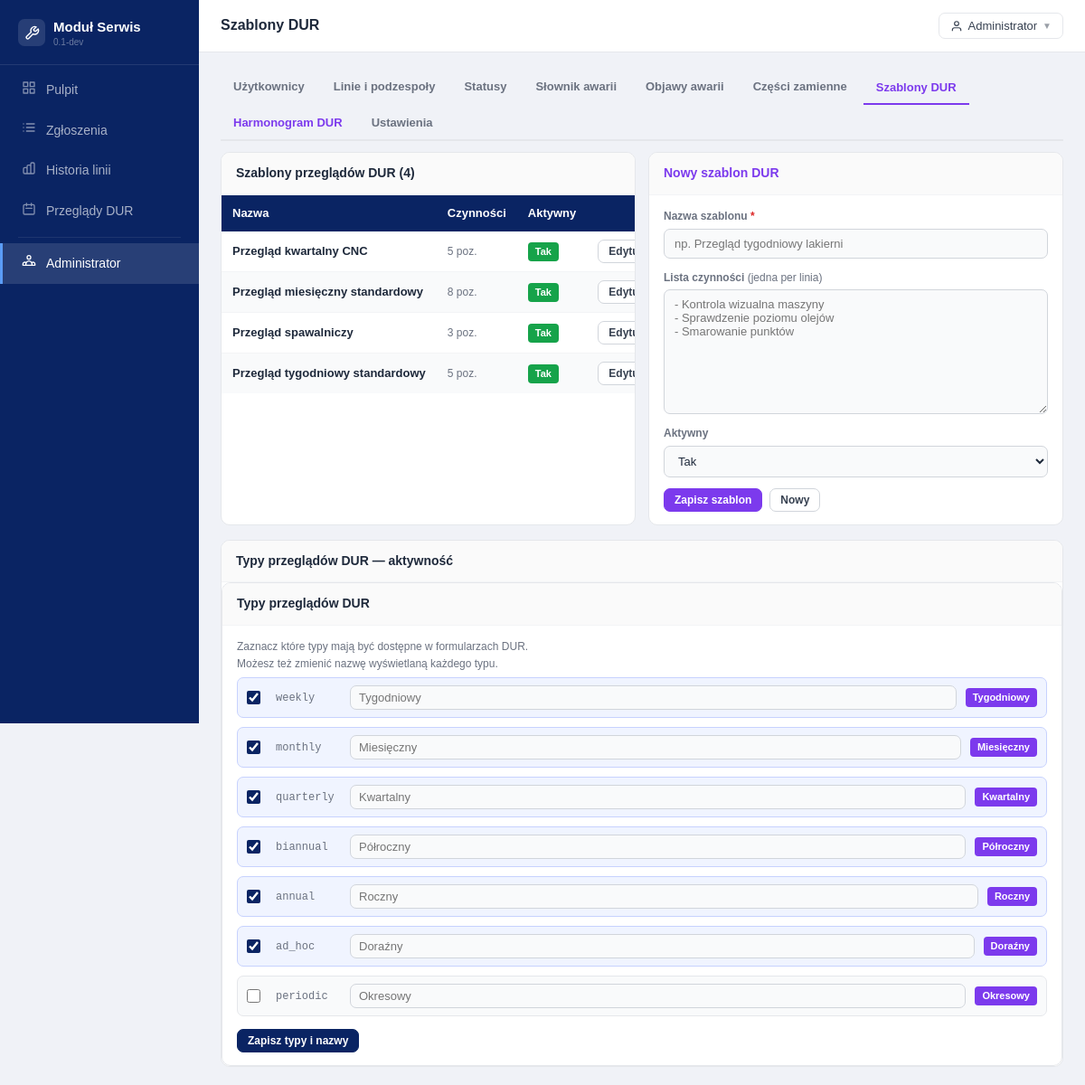
The page /index.php?route=admin_dur_tmpl (signed in) on the database its author committed.
### tables this page shows
CREATE TABLE IF NOT EXISTS `maintenance_templates` (
    `id` INT UNSIGNED NOT NULL AUTO_INCREMENT,
    `name` VARCHAR(150) NOT NULL,
    `review_type` ENUM(
        'weekly',
        'monthly',
        'quarterly',
        'biannual',
        'annual',
        'ad_hoc',
        'periodic'
    ) NOT NULL DEFAULT 'monthly',
    `description` TEXT NULL,
    `checklist` TEXT NULL,
    `is_active` TINYINT(1) NOT NULL DEFAULT 1,
    `created_by` INT UNSIGNED NULL,
    `created_at` DATETIME NOT NULL DEFAULT CURRENT_TIMESTAMP,
    `updated_at` DATETIME NOT NULL DEFAULT CURRENT_TIMESTAMP ON UPDATE CURRENT_TIMESTAMP,
    PRIMARY KEY (`id`),
    CONSTRAINT `fk_tmpl_created_by` FOREIGN KEY (`created_by`) REFERENCES `users` (`id`) ON DELETE SET NULL
);

### app/Controllers/AdminController.php (called while the page is built, shortened)
<?php
class AdminController
{
    public function durTemplates(): void
    {
        $templates   = (new MaintenanceModel())->getTemplates(false);
        $typeLabels = [];
        require BASE_PATH . '/templates/admin/dur_templates.php';
    }
}

### app/Core/Autoloader.php (called while the page is built, shortened)
<?php
class Autoloader
{
    private array $prefixes = [];
    public function addPrefix(string $prefix, string $baseDir, bool $prepend = false): void
    {
        $prefix = trim($prefix, '\\') . '\\';
        $baseDir = rtrim($baseDir, DIRECTORY_SEPARATOR) . DIRECTORY_SEPARATOR;
        if (!isset($this->prefixes[$prefix])) {
            $this->prefixes[$prefix] = [];
        }
        if ($prepend) {
            array_unshift($this->prefixes[$prefix], $baseDir);
        } else {
            $this->prefixes[$prefix][] = $baseDir;
        }
    }
    public function loadClass(string $class): string|false
    {
        foreach ($this->prefixes as $prefix => $baseDirs) {
            $relativeClass = substr($class, strlen($prefix));
            foreach ($baseDirs as $baseDir) {
                $file = $this->resolveFile($baseDir, $relativeClass);
                if ($file !== false) {
                    return $file;
                }
            }
        }
        return false;
    }
    private function resolveFile(string $baseDir, string $relativeClass): string|false
    {
        $file = $baseDir
            . str_replace('\\', DIRECTORY_SEPARATOR, $relativeClass)
            . '.php';
        if (is_file($file)) {
            return $file;
        }
        return false;
    }
}

### app/Helpers/Database.php (called while the page is built, shortened)
<?php
class Database
{
    private static ?\PDO $instance = null;
    public static function get(): \PDO
    {
        if (self::$instance === null) {
            $dsn = sprintf(
                'mysql:host=%s;dbname=%s;charset=%s',
                DB_HOST, DB_NAME, DB_CHARSET
            );
            self::$instance = new \PDO($dsn, DB_USER, DB_PASS, [
                \PDO::ATTR_ERRMODE            => \PDO::ERRMODE_EXCEPTION,
                \PDO::ATTR_DEFAULT_FETCH_MODE => \PDO::FETCH_ASSOC,
                \PDO::ATTR_EMULATE_PREPARES   => false,
            ]);
        }
        return self::$instance;
    }
}

### app/Models/MaintenanceModel.php (called while the page is built, shortened)
<?php
class MaintenanceModel extends BaseModel
{
    public function getTemplates(bool $activeOnly = true): array
    {
        $where = $activeOnly ? 'WHERE is_active = 1' : '';
        return $this->fetchAll("SELECT * FROM maintenance_templates $where ORDER BY name");
    }
}

### app/Models/BaseModel.php (called while the page is built, shortened)
<?php
abstract class BaseModel
{
    protected \PDO $db;
    public function __construct()
    {
        $this->db = Database::get();
    }
    protected function fetchAll(string $sql, array $params = []): array
    {
        $st = $this->db->prepare($sql);
        $st->execute($params);
        return $st->fetchAll();
    }
}

### templates/admin/dur_templates.php (the view, shortened to what this page needs)
<?php
require BASE_PATH . '/templates/shared/header.php';
$activeTypes = ['weekly', 'monthly', 'quarterly', 'biannual', 'annual', 'ad_hoc'];
$allTypes = [
  'weekly'    => 'Tygodniowy',
  'monthly'   => 'Miesięczny',
  'quarterly' => 'Kwartalny',
  'biannual'  => 'Półroczny',
  'annual'    => 'Roczny',
  'ad_hoc'    => 'Doraźny',
  'periodic'  => 'Okresowy',
];
$typeLabels = $typeLabels ?? [];
?>
<div class="atabs mb2">
  <a href="<?= BASE_URL ?>/index.php?route=admin_users" class="atab">Użytkownicy</a>
  <a href="<?= BASE_URL ?>/index.php?route=admin_lines" class="atab">Linie i podzespoły</a>
  <a href="<?= BASE_URL ?>/index.php?route=admin_statuses" class="atab">Statusy</a>
  <a href="<?= BASE_URL ?>/index.php?route=admin_dictionary" class="atab">Słownik awarii</a>
  <a href="<?= BASE_URL ?>/index.php?route=admin_symptoms" class="atab">Objawy awarii</a>
  <a href="<?= BASE_URL ?>/index.php?route=admin_spare_parts" class="atab">Części zamienne</a>
  <button class="atab v active">Szablony DUR</button>
  <a href="<?= BASE_URL ?>/index.php?route=admin_dur_sched" class="atab v">Harmonogram DUR</a>
  <a href="<?= BASE_URL ?>/index.php?route=admin_settings" class="atab">Ustawienia</a>
</div>
<div class="g2">
  <div class="card">
    <div class="card-head"><span class="card-title">Szablony przeglądów DUR (<?= count($templates) ?>)</span></div>
    <div class="twrap">
      <table>
        <thead>
          <tr>
            <th>Nazwa</th>
            <th>Czynności</th>
            <th>Aktywny</th>
            <th></th>
          </tr>
        </thead>
        <tbody>
          <?php foreach ($templates as $t): ?>
            <tr>
              <td class="fw6"><?= Helpers::e($t['name']) ?></td>
              <td class="muted fs-sm"><?= count(array_filter(explode("\n", $t['checklist'] ?? ''), 'trim')) ?> poz.</td>
              <td><?= Helpers::statusBadge($t['is_active'] ? 'Tak' : 'Nie', $t['is_active'] ? '#16a34a' : '#6b7280') ?></td>
              <td>
                <button class="btn btn-sm edit-tmpl-btn"
                  data-id="<?= $t['id'] ?>"
                  data-name="<?= Helpers::e($t['name']) ?>"
                  data-type="<?= Helpers::e($t['review_type']) ?>"
                  data-checklist="<?= Helpers::e($t['checklist'] ?? '') ?>"
                  data-active="<?= $t['is_active'] ?>">Edytuj</button>
              </td>
            </tr>
          <?php endforeach; ?>
        </tbody>
      </table>
    </div>
  </div>
  <div class="card">
    <div class="card-head"><span class="card-title" id="tmplFormTitle" style="color:#7c3aed;">Nowy szablon DUR</span></div>
    <div class="card-body">
      <form method="POST" action="<?= BASE_URL ?>/index.php?route=admin_tmpl_save">
        <div class="fg">
          <label class="flbl">Nazwa szablonu <span class="req">*</span></label>
          <input class="fc" name="name" id="tmplName" placeholder="np. Przegląd tygodniowy lakierni">
        </div>
        <div class="fg">
          <label class="flbl">Lista czynności <span class="muted" style="font-weight:400;">(jedna per linia)</span></label>
          <textarea class="fc" name="checklist" id="tmplChecklist" rows="8"
            placeholder="- Kontrola wizualna maszyny&#10;- Sprawdzenie poziomu olejów&#10;- Smarowanie punktów"></textarea>
        </div>
        <div class="fg">
          <label class="flbl">Aktywny</label>
          <select class="fc" name="is_active" id="tmplActive">
            <option value="1">Tak</option>
          </select>
        </div>
        <div style="display:flex;gap:8px;">
          <button type="submit" class="btn btn-v btn-sm">Zapisz szablon</button>
          <button type="button" class="btn btn-sm" onclick="resetTmplForm()">Nowy</button>
        </div>
      </form>
    </div>
  </div>
</div>
<div class="card" style="margin-top:16px;">
  <div class="card-head"><span class="card-title">Typy przeglądów DUR — aktywność</span></div>
  <div class="card" style="align-self:start;">
    <div class="card-head"><span class="card-title">Typy przeglądów DUR</span></div>
    <div class="card-body">
      <p class="muted fs-sm mb1">
        Zaznacz które typy mają być dostępne w formularzach DUR.<br>
        Możesz też zmienić nazwę wyświetlaną każdego typu.
      </p>
      <form method="POST" action="<?= BASE_URL ?>/index.php?route=admin_dur_tmpl_save">
        <div style="display:flex;flex-direction:column;gap:10px;margin-bottom:14px;">
          <?php foreach ($allTypes as $key => $defaultLabel):
            $isActive    = in_array($key, $activeTypes);
            $customLabel = $typeLabels[$key] ?? '';
            $placeholder = $defaultLabel;
          ?>
            <div style="display:flex;align-items:center;gap:10px;padding:8px 10px;
                    background:<?= $isActive ? '#f0f4ff' : '#f9fafb' ?>;
                    border:1px solid <?= $isActive ? '#c7d2fe' : '#e5e7eb' ?>;
                    border-radius:7px;">
              <label style="display:flex;align-items:center;gap:6px;cursor:pointer;flex-shrink:0;min-width:22px;">
                <input
                  type="checkbox"
                  name="type_active[<?= $key ?>]"
                  value="1"
                  <?= $isActive ? 'checked' : '' ?>
                  style="width:15px;height:15px;cursor:pointer;accent-color:#0a2463;">
              </label>
              <span class="mono muted fs-sm" style="min-width:72px;flex-shrink:0;"><?= $key ?></span>
              <input
                type="text"
                name="type_label[<?= $key ?>]"
                class="fc"
                style="margin:0;flex:1;font-size:13px;padding:5px 9px;"
                value="<?= \App\Helpers\Helpers::e($customLabel) ?>"
                placeholder="<?= \App\Helpers\Helpers::e($placeholder) ?>">
              <span class="badge" style="background:#7c3aed;color:#fff;flex-shrink:0;font-size:11px;">
                <?= \App\Helpers\Helpers::e($customLabel ?: $defaultLabel) ?>
              </span>
            </div>
          <?php endforeach; ?>
        </div>
        <button type="submit" class="btn btn-p btn-sm">Zapisz typy i nazwy</button>
      </form>
    </div>
  </div>
</div>
<?php require BASE_PATH . '/templates/shared/footer.php'; ?>

### app/Helpers/Helpers.php (shortened to what this page needs)
<?php
class Helpers
{
    public static function e(mixed $v): string
    {
        return htmlspecialchars((string)($v ?? ''), ENT_QUOTES | ENT_HTML5, 'UTF-8');
    }
    public static function statusBadge(string $label, string $color): string
    {
        return '<span class="badge" style="background:' . self::e($color) . ';color:#fff;">'
            . self::e($label) . '</span>';
    }
}

### templates/shared/header.php (style rules this page uses)
*, *::before, *::after { box-sizing: border-box; margin: 0; padding: 0; }
html, body { height: 100%; }
body { font-family: Arial, Helvetica, sans-serif; font-size: 14px; background: #f0f2f7; color: #1e293b; line-height: 1.55; }
a { color: #0a2463; text-decoration: none; }
.card { background: #fff; border: 1px solid #e5e7eb; border-radius: 10px; overflow: hidden; }
.card-head { padding: 12px 16px; border-bottom: 1px solid #f3f4f6; display: flex; align-items: center; justify-content: space-between; background: #fafafa; }
.card-title { font-size: 14px; font-weight: 700; color: #1e293b; }
.card-body { padding: 14px 16px; }
.btn { display: inline-flex; align-items: center; gap: 5px; padding: 7px 15px; border-radius: 7px; font-size: 13px; font-weight: 600; cursor: pointer; border: 1px solid #d1d5db; background: #fff; color: #374151; transition: background .12s; font-family: Arial, Helvetica, sans-serif; white-space: nowrap; text-decoration: none; }
.btn-p { background: #0a2463; color: #fff; border-color: #0a2463; }
.btn-v { background: #7c3aed; color: #fff; border-color: #7c3aed; }
.btn-sm { padding: 5px 11px; font-size: 12px; }
.fg { margin-bottom: 12px; }
.flbl { display: block; font-size: 12px; font-weight: 600; color: #6b7280; margin-bottom: 4px; }
.req { color: #dc2626; }
.fc { display: block; width: 100%; padding: 8px 11px; border: 1px solid #d1d5db; border-radius: 7px; font-size: 13px; color: #1e293b; background: #f9fafb; font-family: Arial, Helvetica, sans-serif; transition: border-color .12s; outline: none; }
textarea.fc { resize: vertical; min-height: 72px; }
.twrap { overflow-x: auto; }
table { width: 100%; border-collapse: collapse; font-size: 13px; }
thead th { background: #0a2463; color: #fff; font-weight: 600; padding: 10px 12px; text-align: left; white-space: nowrap; border: none; }
td { padding: 9px 12px; border-bottom: 1px solid #f3f4f6; color: #1e293b; white-space: nowrap; vertical-align: middle; }
tbody tr:nth-child(even) td { background: #f9fafb; }
tbody tr:last-child td { border-bottom: none; }
.badge { display: inline-block; padding: 2px 8px; border-radius: 4px; font-size: 11px; font-weight: 600; white-space: nowrap; }
.g2 { display: grid; grid-template-columns: 1fr 1fr; gap: 14px; }
.atabs { display: flex; gap: 4px; flex-wrap: wrap; margin-bottom: 16px; border-bottom: 2px solid #e5e7eb; }
.atab { padding: 8px 14px; font-size: 13px; font-weight: 600; border: none; border-bottom: 2px solid transparent; background: none; color: #6b7280; cursor: pointer; font-family: Arial, Helvetica, sans-serif; margin-bottom: -2px; text-decoration: none; display: inline-block; }
.atab.active { color: #0a2463; border-bottom-color: #0a2463; }
.atab.v { color: #7c3aed; }
.atab.v.active { border-bottom-color: #7c3aed; }
.mb1 { margin-bottom: 6px; }
.mb2 { margin-bottom: 12px; }
.muted { color: #6b7280; }
.fs-sm { font-size: 12px; }
.fw6 { font-weight: 600; }
.mono { font-family: monospace; }

### rows shown on the page
maintenance_templates: name "Przegląd kwartalny CNC", checklist "5"
maintenance_templates: name "Przegląd miesięczny standardowy", checklist "8"
maintenance_templates: name "Przegląd spawalniczy", checklist "3"
maintenance_templates: name "Przegląd tygodniowy standardowy", checklist "5"

### other values the page prints
$appName "Moduł Serwis"
$appVersion "0.1-dev"
Helpers::e($item['label']) "Pulpit"
Helpers::e($item['label']) "Zgłoszenia"
Helpers::e($item['label']) "Historia linii"
Helpers::e($item['label']) "Przeglądy DUR"
Helpers::e($item['label']) "Administrator"
Helpers::e($pageTitle ?? 'Moduł Serwis') "Szablony DUR"
Helpers::e($user['name']) "Administrator"
count($templates) "4"
$key "weekly"
$key "monthly"
$key "quarterly"
$key "biannual"
$key "annual"
